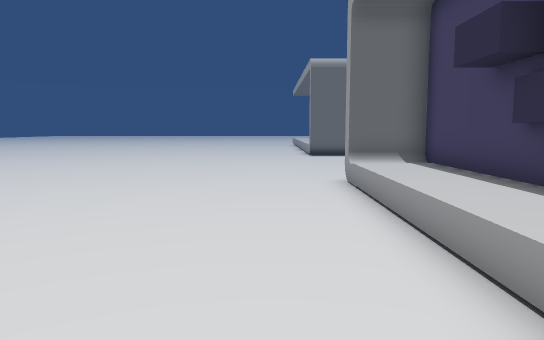
view 1 (above)

20 first-person views from a walk through a scene from a Unity 3-D project. The camera is 1.4 m above the floor, tilts 6° down and sees 70° across. The floor is counted in squares, 1 m on a side. Each view is taken from the middle of a square. On the plan, view 1 faces up. The plan holds only what a view shows up to about 16 squares ahead; the rest is blank. The place goes on beyond the plan. Some animated figures are not drawn.

view 2
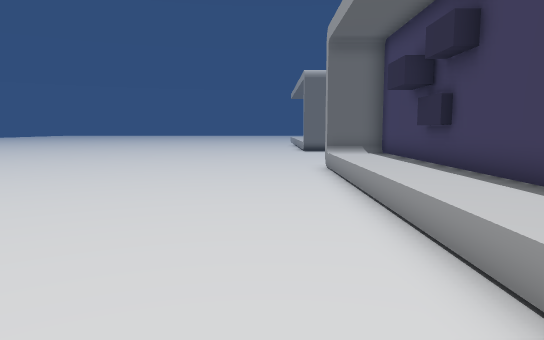

view 3
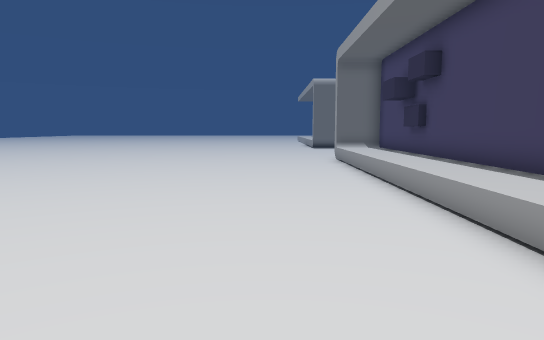

view 4
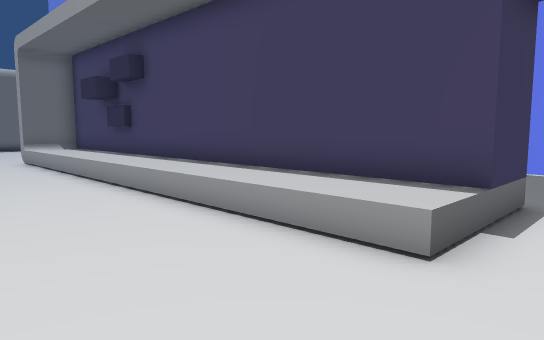

view 5
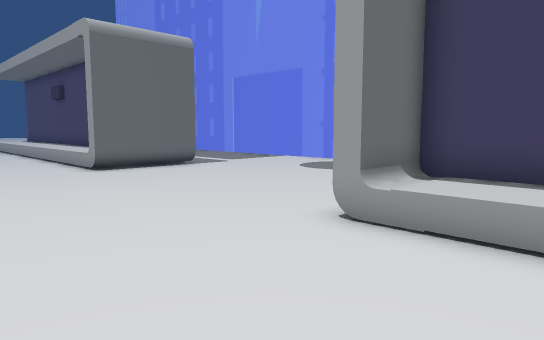

view 6
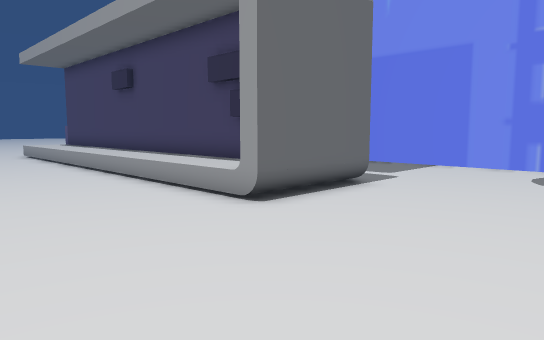

view 7
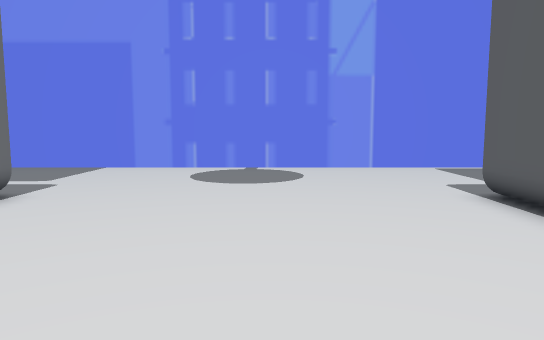

view 8
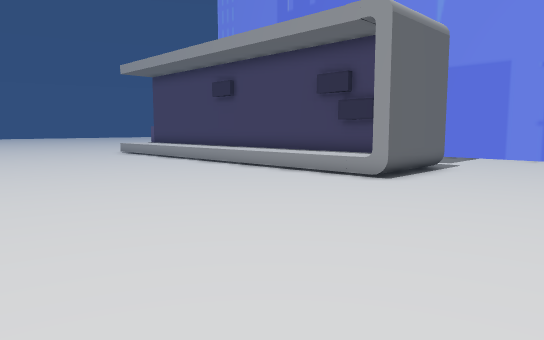

view 9
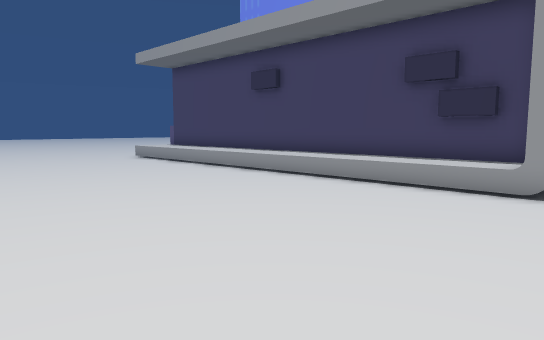

view 10
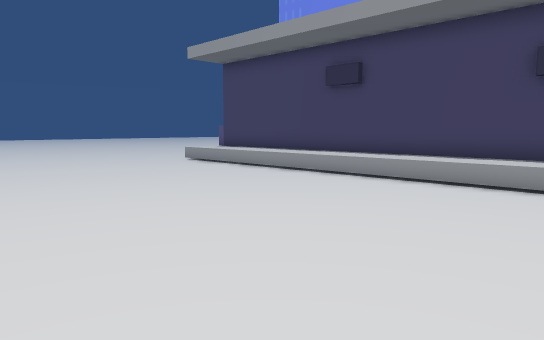

view 11
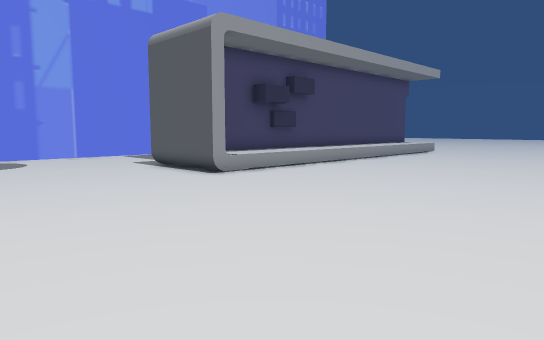

view 12
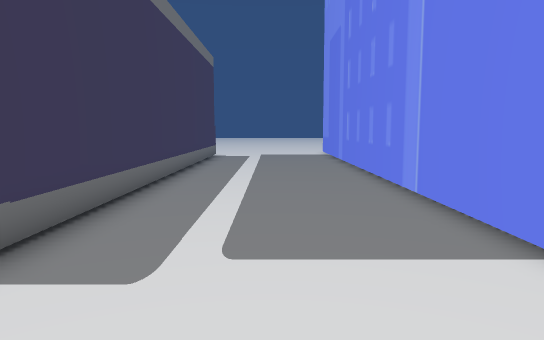

view 13
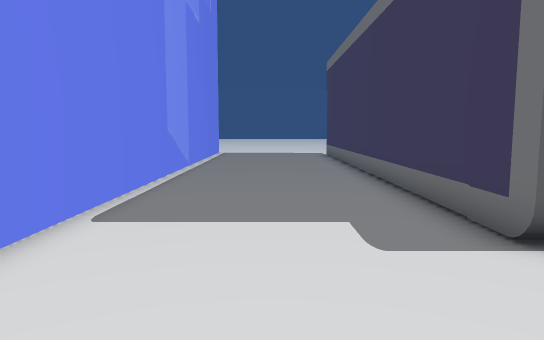

view 14
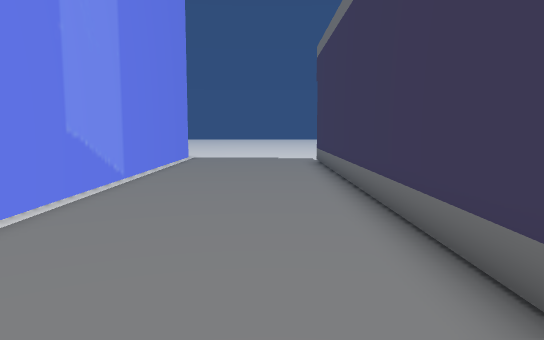

view 15
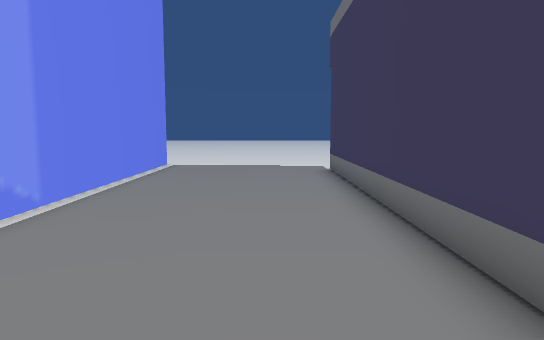

view 16
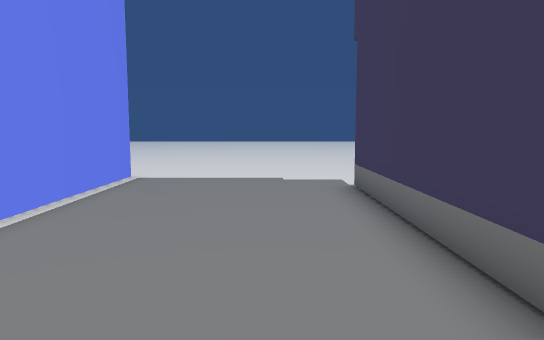

view 17
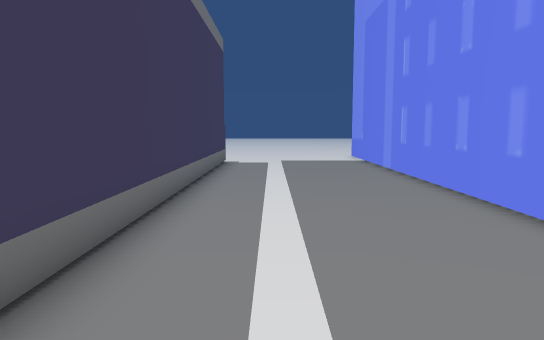

view 18
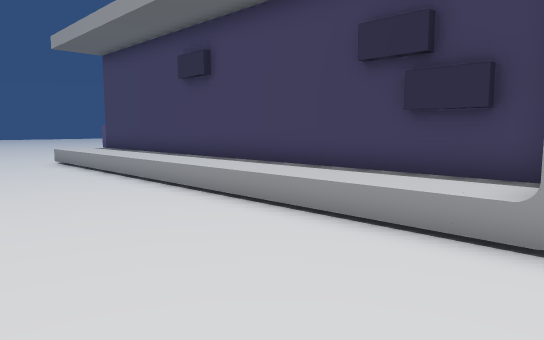

view 19
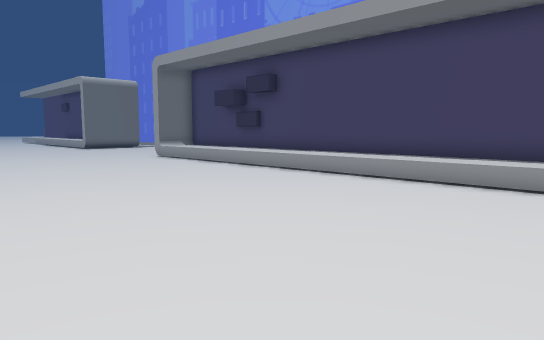

view 20
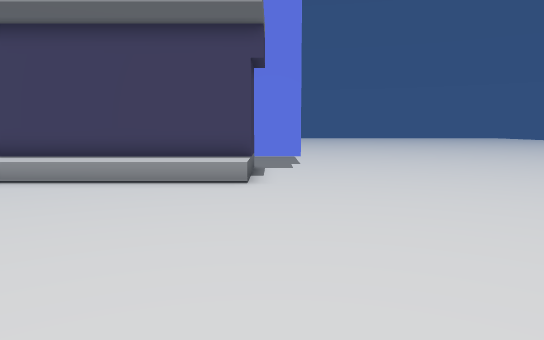

### Floor plan
Key: @ floor where view 1 was taken; # wall or solid block; . main floor; : floor 0.5 m higher than the main floor; = window, fence, low wall or low ledge; ^ raised ledge; O other object.
Columns run from 8 left of view 1 to 12 right of it. Each row starts with its distance up from view 1.
 32   ........^^^ #.....#
 31   ........^^^ #.....#
 30  .........^^^ #.....#
 29  .........^^^ #.....#
 28  .........^^^ #.....#
 27  .........^^^ #.....#
 26  .........^^^ #.....#
 25  .........^^^ #.....#
 24  .........^^^ #.....#
 23  .........^^O #.....#
 22 ..........^^#O#.....#
 21  .........^#OO#.....#
 20  ...................#
 19  ...................#
 18 ....................#
 17  ...................#
 16  ...................#
 15 ....................#
 14 ....................#
 13 ....................#
 12 ....................#
 11 ..........#####.....#
 10 ..........##OO#.....#
  9 ...........:#O#.....#
  8 ...........:^ #.....#
  7 ...........:^ #.....#
  6 ...........:###.....#
  5 ...........:O #.....#
  4 ...........:^ #.....#
  3 ...........:^ #.....#
  2 ...........:^ #.....#
  1  ..........:^ #.....#
  0  .......@..:^ #.....#
 -1  ..........:^ #.....#
 -2  ..........:^ #.....#
 -3  ..........:^ #.....#
 -4  ..........:^ #.....#
 -5  ..........:^ #.....#
 -6  .........==^##.....#
 -7 . ..................#
 -8 . ..................#

Positions as (right, up) in squares from view 1, and headings:
1: (0, 0), facing up
2: (0, -4), facing up
3: (-1, -8), facing up
4: (-2, -8), facing up-right
5: (-3, 7), facing up-right
6: (-3, 15), facing up-right
7: (-2, 15), facing right
8: (-8, 15), facing up-right
9: (-7, 19), facing up-right
10: (-8, 22), facing up-right
11: (-8, 18), facing down-right
12: (9, 17), facing up
13: (9, 15), facing down
14: (8, 11), facing down
15: (8, 7), facing down
16: (8, 3), facing down
17: (8, 21), facing up
18: (-3, 20), facing up-right
19: (-8, -8), facing up-right
20: (-8, -7), facing right
